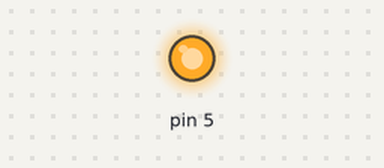
A sketch run on a simulated Arduino Uno, built with avr-gcc and run on an emulated ATmega328P. Parts: output pins drawn as LEDs (lit = HIGH).

Above: at 0.5 s.
At 24.5 s:
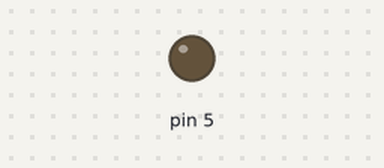
Timing chart, 0 to 33.8 s (numbered marks = the images above):
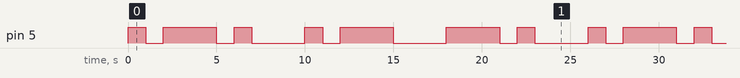

The sketch:

MorseBlink.ino
```cpp
void setup() {
  pinMode(5, OUTPUT);
}

void loop() {
  //R
  dot();
  dash();
  dot();
  delay(2000);

  //A
  dot();
  dash();
  delay(2000);

  //N
  dash();
  dot();
  delay(2000);
}

//Blinks dash
void dash() {
  digitalWrite(5, HIGH);
  delay(3000);
  digitalWrite(5, LOW);
  delay(1000);
}

//Blinks dot
void dot() {
  digitalWrite(5, HIGH);
  delay(1000);
  digitalWrite(5, LOW);
  delay(1000);
}
```

Measured:
- by itself, pin 5: repeats every 26.0 s: LOW 1.0 s, HIGH 3.0 s, LOW 1.0 s, HIGH 1.0 s, LOW 3.0 s, HIGH 1.0 s, LOW 1.0 s, HIGH 3.0 s, LOW 3.0 s, HIGH 3.0 s, LOW 1.0 s, HIGH 1.0 s, LOW 3.0 s, HIGH 1.0 s
- by itself, everything shown: repeats every 26.0 s, in 14 steps
